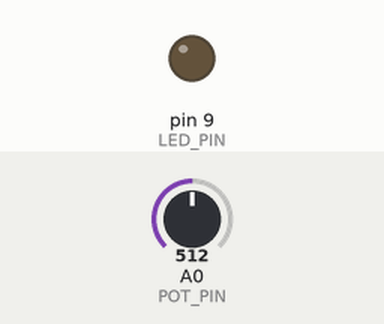
The sketch below on a simulated Arduino Uno, built with avr-gcc and run on an emulated ATmega328P. Parts: output pins drawn as LEDs (lit = HIGH). The inputs (shaded band) are chosen by the test bench; at power-on: A0 (POT_PIN) = 512.

Above: at 0.1 s.
Timing chart, 0 to 1.6 s (numbered marks = the images above):
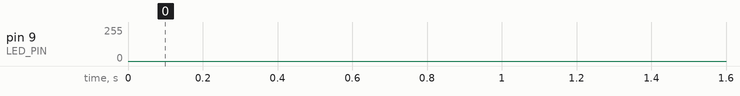

The sketch:

Analog_Pomodoro_Bright_Control.ino
```cpp
/*
 * Pomodoro timer. Have a rest for 5 minutes after 20 minutes of work.
 * Analog fade of external LED.
 * Brightness is regulated by potentiometer.
 */

#define LED_PIN 9 // Define LED on 9th PWM pin
char POT_PIN = A0; // Potentiometer
long int workTime = 120000; // 20 Minutes = 1200000 Milliseconds, Time of work
const byte delayTime = 1; // 1 second = 1000 Milliseconds, Time of blink
//int k = 0; // unsigned char k = 0; LED will work faster
int rotation, brightness;

void setup() {
  // put your setup code here, to run once:
  pinMode(LED_PIN, OUTPUT);
  pinMode(POT_PIN, INPUT);
}

void loop() {
  // put your main code here, to run repeatedly:
  digitalWrite(LED_PIN, LOW);

  delay(workTime); // Work

  long finishTime = 300000; // 5 Minutes = 300000 Milliseconds, declare local variable, time of rest
  for (long i = 0; i <= finishTime; i++) { // Rest time

  rotation = analogRead(POT_PIN); // Read rotation 0..1024
  brightness = rotation / 4; // Get brighness 0..255
  analogWrite(LED_PIN, 0); // Give result to LED

    for (brightness; brightness <=255; brightness++) { // Increase brightness
      analogWrite(LED_PIN, brightness);
      delay(delayTime);
    }
    for (brightness; brightness >= 0; brightness--) { // Decrease brightness
      analogWrite(LED_PIN, brightness);
      delay(delayTime);
    }
  finishTime = finishTime - (delayTime * 2 * 256);
  }
}
```
